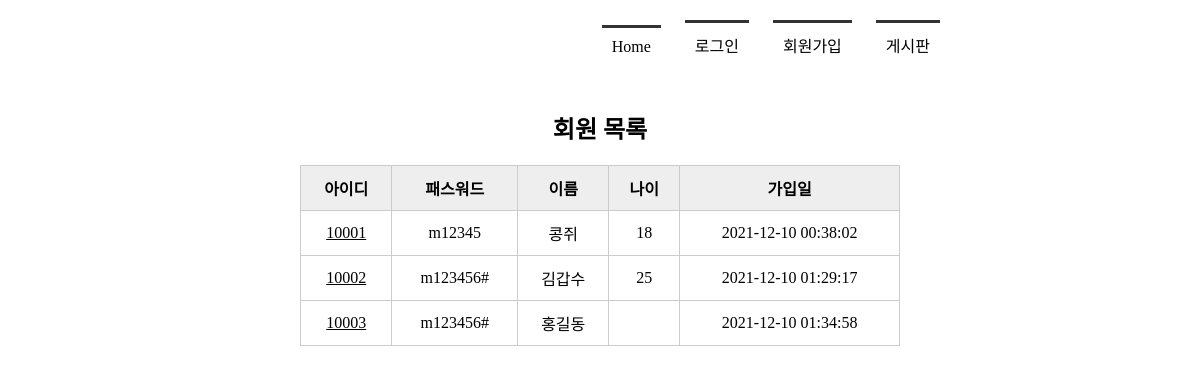
The page /memberlist/ on the database as committed earlier.
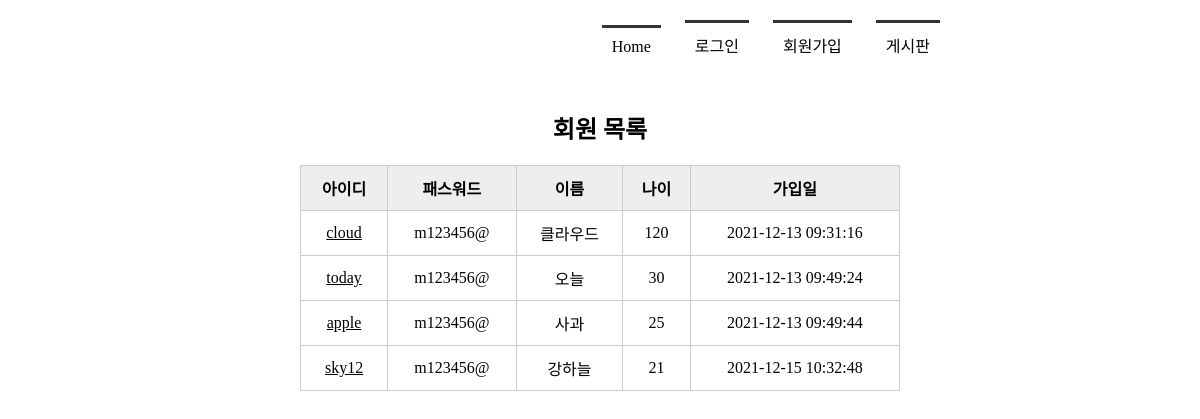
The same page on the database as committed later.
### tables this page shows
CREATE TABLE member(
        mid CHAR(5) PRIMARY KEY,
        passwd CHAR(8) NOT NULL,
        name TEXT NOT NULL,
        age INTEGER,
        regDate TIMESTAMP DATE DEFAULT (datetime('now', 'localtime'))
    );

### app.py (the view)
@app.route('/memberlist/')
def memberlist():
    conn = getconn()
    cur = conn.cursor()
    sql = "SELECT * FROM member"
    cur.execute(sql)
    rs = cur.fetchall()     # db에서 검색한 데이터
    conn.close()
    return render_template('memberlist.html', rs=rs)

### app.py (called while the page is built)
def getconn():
    conn = sqlite3.connect('./memberdb.db')
    return conn

### templates/memberlist.html (shortened to what this page needs)
<!DOCTYPE html>
<html lang="ko">
<head>
     <link rel="stylesheet" href="{{ url_for('static', filename='css/style.css')}}">
</head>
<body>
    <div id="container">
        {% include 'navbar.html' %}
        <section>
        <h1>회원 목록</h1>
            <table>
                <tr>
                    <th>아이디</th><th>패스워드</th><th>이름</th><th>나이</th><th>가입일</th>
                </tr>
                {% for i in rs %}
                <tr>
                    <td><a href="{{ url_for('member_view', id=i[0]) }}">{{ i[0] }}</a></td>
                    <td>{{ i[1] }}</td>
                    <td>{{ i[2] }}</td>
                    <td>{{ i[3] }}</td>
                    <td>{{ i[4] }}</td>
                </tr>
                {% endfor %}
            </table>
        </section>
    </div>
</body>
</html>

Rows that differ between the two databases and show on the page:
removed member: mid "10001", passwd "m12345", name "콩쥐", age "18", regDate "2021-12-10 00:38:02"
removed member: mid "10002", passwd "m123456#", name "김갑수", age "25", regDate "2021-12-10 01:29:17"
removed member: mid "10003", passwd "m123456#", name "홍길동", regDate "2021-12-10 01:34:58"
added member: mid "cloud", passwd "m123456@", name "클라우드", age "120", regDate "2021-12-13 09:31:16"
added member: mid "today", passwd "m123456@", name "오늘", age "30", regDate "2021-12-13 09:49:24"
added member: mid "apple", passwd "m123456@", name "사과", age "25", regDate "2021-12-13 09:49:44"
added member: mid "sky12", passwd "m123456@", name "강하늘", age "21", regDate "2021-12-15 10:32:48"
